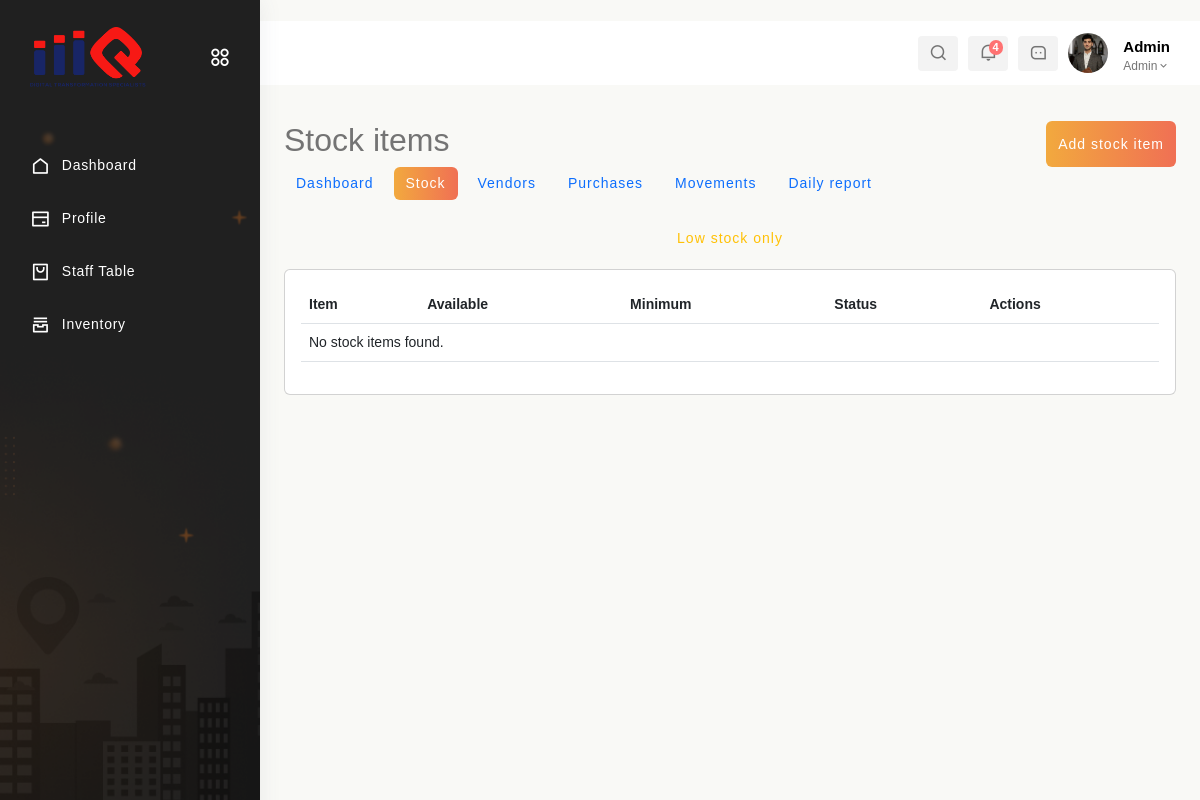
The page /inventory/items/ (signed in) on the database as committed earlier.
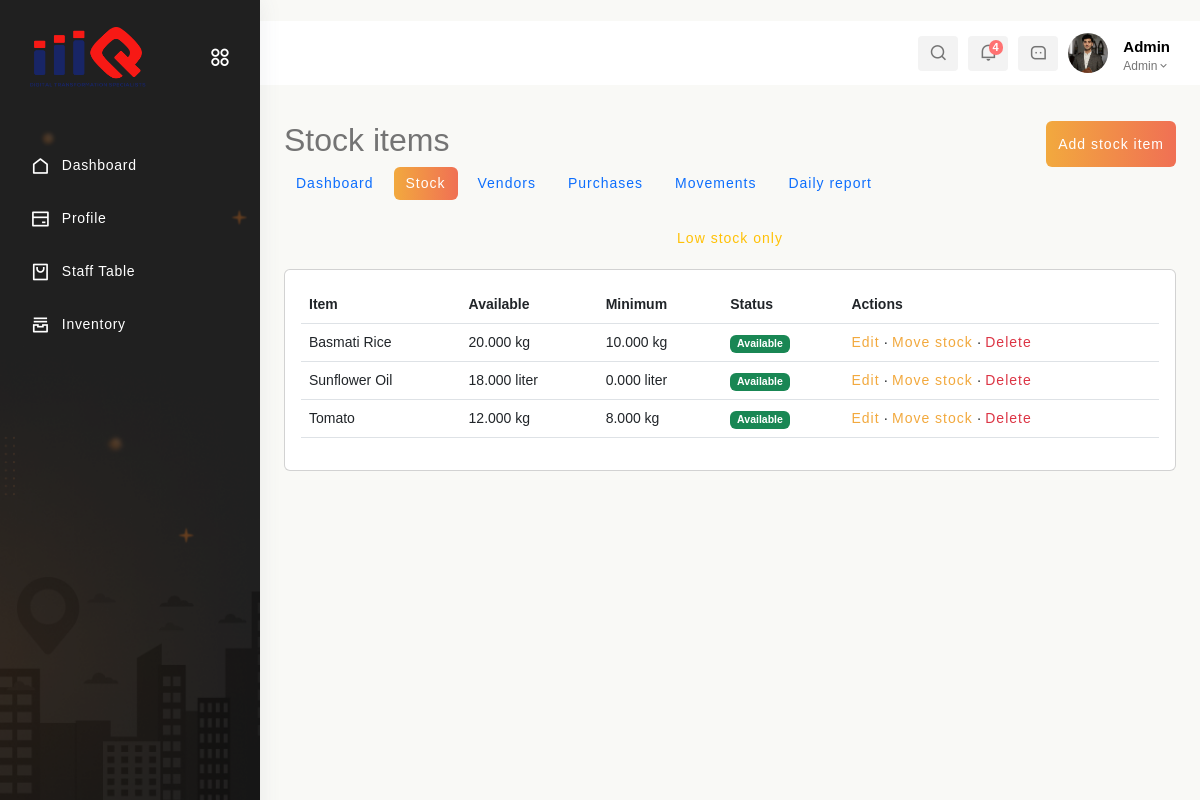
The same page on the database as committed later.
### app2/models.py (models this page shows, shortened)
class Inventory(models.Model):
    item_name = models.CharField(max_length=255, unique=True)
    quantity = models.DecimalField(max_digits=12, decimal_places=3, default=0, validators=[MinValueValidator(Decimal('0'))])
    min_quantity = models.DecimalField(max_digits=12, decimal_places=3, default=0, validators=[MinValueValidator(Decimal('0'))])
    unit = models.CharField(max_length=50, choices=INVENTORY_UNIT_CHOICES)
    last_updated = models.DateTimeField(auto_now=True)
    class Meta:
        ordering = ['item_name']
    @property
    def is_low_stock(self):
        return self.quantity <= self.min_quantity

### app1/inventory_views.py (the view)
# urls.py: path('inventory/items/', inventory_views.inventory_list, name='inventory_list'),
def inventory_list(request):
    auth, response = _guard(request, read_only=True)
    if response: return response
    user, kind = auth
    items = Inventory.objects.all()
    low_only = request.GET.get('low') == '1'
    if low_only: items = items.filter(quantity__lte=F('min_quantity'))
    return render(request, 'Inventory/inventory_list.html', _context(user, kind, items=items, low_only=low_only, can_edit=kind == 'admin' or user.role.lower() == 'inventory'))

### app1/inventory_views.py (called while the page is built)
def _access(request, read_only=False):
    user, user_type = get_logged_in_user(request)
    if not user:
        return None, None
    allowed = user_type == 'admin' or (user_type == 'staff' and user.role.lower() == 'inventory')
    if read_only and user_type == 'staff' and user.role.lower() == 'receptionist':
        allowed = True
    return (user, user_type) if allowed else (None, 'forbidden')

def _guard(request, read_only=False):
    user, kind = _access(request, read_only)
    if not user:
        messages.error(request, 'You do not have permission to access inventory.')
        return None, redirect('signin' if kind is None else 'staff_dashboard')
    return (user, kind), None

def _context(user, kind, **kwargs):
    return {'data': user, 'user_type': kind, 'base_template': 'Rest-Admin/base.html' if kind == 'admin' else 'Staff/base.html', **kwargs}

### templates/Inventory/inventory_list.html
{% extends base_template %}{% block title %}Stock Items{% endblock %}{% block content %}<div class="container-fluid py-4"><div class="d-flex justify-content-between"><h2>Stock items</h2>{% if can_edit %}<a class="btn btn-primary" href="{% url 'inventory_add' %}">Add stock item</a>{% endif %}</div>{% include 'Inventory/_nav.html' %}
<a class="btn btn-sm {% if low_only %}btn-warning{% else %}btn-outline-warning{% endif %} mb-3" href="{% url 'inventory_list' %}{% if not low_only %}?low=1{% endif %}">Low stock only</a>
<div class="card p-3 table-responsive"><table class="table align-middle"><thead><tr><th>Item</th><th>Available</th><th>Minimum</th><th>Status</th>{% if can_edit %}<th>Actions</th>{% endif %}</tr></thead><tbody>
{% for item in items %}<tr class="{% if item.is_low_stock %}table-warning{% endif %}"><td>{{ item.item_name }}</td><td>{{ item.quantity }} {{ item.unit }}</td><td>{{ item.min_quantity }} {{ item.unit }}</td><td>{% if item.is_low_stock %}<span class="badge bg-warning text-dark">Low stock</span>{% else %}<span class="badge bg-success">Available</span>{% endif %}</td>{% if can_edit %}<td><a href="{% url 'inventory_edit' item.pk %}">Edit</a> · <a href="{% url 'movement_add_for_item' item.pk %}">Move stock</a> · <a class="text-danger" href="{% url 'inventory_delete' item.pk %}">Delete</a></td>{% endif %}</tr>{% empty %}<tr><td colspan="5">No stock items found.</td></tr>{% endfor %}</tbody></table></div></div>{% endblock %}

Rows that differ between the two databases and show on the page:
added Inventory: item_name "Basmati Rice", quantity "20.000", unit "kg", min_quantity "10.000", shows "Available"
added Inventory: item_name "Sunflower Oil", quantity "18.000", unit "liter", min_quantity "0.000", shows "Available"
added Inventory: item_name "Tomato", quantity "12.000", unit "kg", min_quantity "8.000", shows "Available"
Other text that changed with them:
text no longer shown: "No stock items found."
